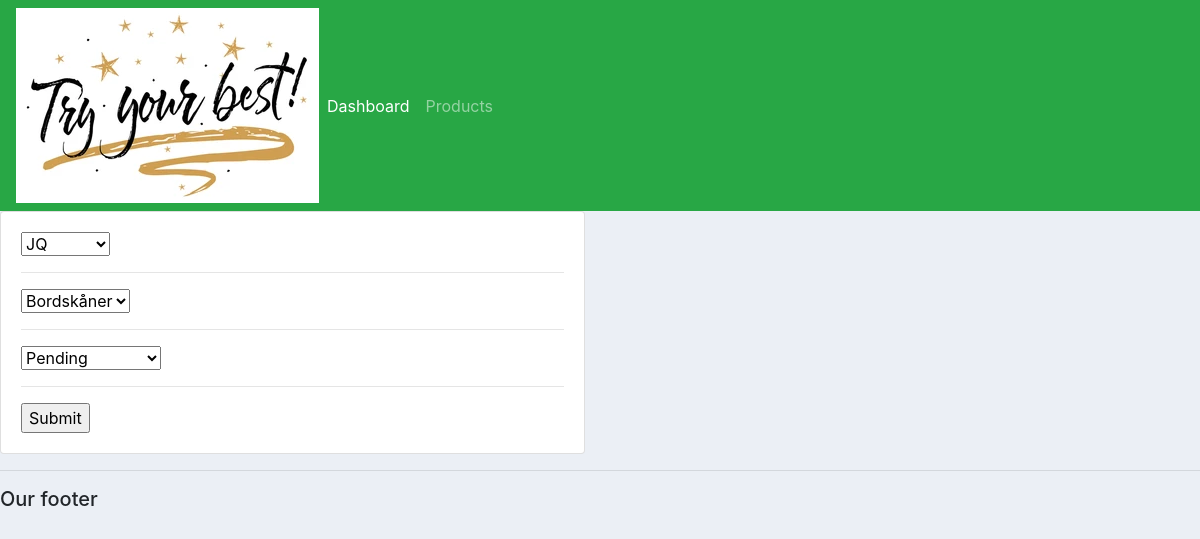
The page /update_order/1/ on the database its author committed.
### accounts/models.py (models this page shows, shortened)
class Order(models.Model):
	STATUS = (
			('Pending', 'Pending'),
			('Out for delivery', 'Out for delivery'),
			('Delivered', 'Delivered'),
			)
	customer = models.ForeignKey(Customer, null=True, on_delete=models.SET_NULL)
	product = models.ForeignKey(Product, null=True, on_delete=models.SET_NULL)
	date_created = models.DateTimeField(auto_now_add=True, null=True)
	status = models.CharField(max_length=200, null=True, choices=STATUS)

### accounts/views.py (the view)
# urls.py: path('update_order/<str:pk>/', views.updateOrder, name='update_order'),
def updateOrder(request, pk):
    order = Order.objects.get(id=pk)
    form = OrderForm(instance=order)
    if request.method == 'POST':
        form = OrderForm(request.POST, instance=order)
        if form.is_valid():
            form.save()
            return redirect('/')
    context = {'form': form}
    return render(request, 'accounts/order_form.html', context)

### accounts/forms.py
class OrderForm(ModelForm):
    class Meta:
        model = Order
        fields = '__all__'

### accounts/models.py (called while the page is built)
		def __str__(self):
			return self.name

		def __str__(self):
			return self.name

### accounts/templates/accounts/order_form.html (shortened to what this page needs)
{%  extends 'accounts/main.html' %}
{% load static %}
{% block content %}
<div class="row">
	<div class="col-md-6">
		<div class="card card-body">
			<form action="" method="POST">
                {% for field in form %}
				    {{field}}
                    <hr>
                {% endfor %}
				<input type="submit" name="Submit">
			</form>
		</div>
	</div>
</div>
{% endblock %}

### static/css/main.css (style rules this page uses)
body { background-color: #ebeff5; }

### rows shown on the page
Order: form "JQ" "Bordskåner" "Pending"
